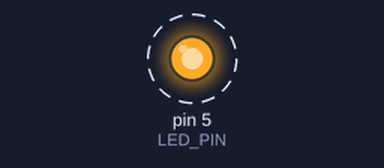
Simulated run of this sketch. Board: Arduino Uno, built with avr-gcc and run on an emulated ATmega328P. Parts: output pins drawn as LEDs (lit = HIGH). Dashed ring = blinking. What the sketch prints to the serial monitor is not drawn.

Above: at 0.5 s.
Timing chart, 0 to 4.6 s (numbered marks = the images above):
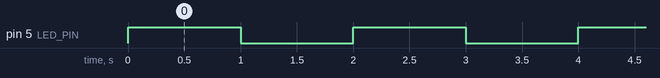

Measured:
- by itself, pin 5 (LED_PIN): alternates HIGH for 1.0 s and LOW for 1.0 s

The sketch:

Test1.ino
```cpp
/*
Welcome to JP Learning
*/
byte LED_PIN = 5;
void setup() {
  Serial.begin(115200);
  pinMode(LED_PIN, OUTPUT);
  Serial.println("Firmware Start");
}
void loop() {
  Serial.println("LED ON");
  digitalWrite(LED_PIN, HIGH);
  delay(1000);
  Serial.println("LED OFF");
  digitalWrite(LED_PIN, LOW);
  delay(1000);
}
```
